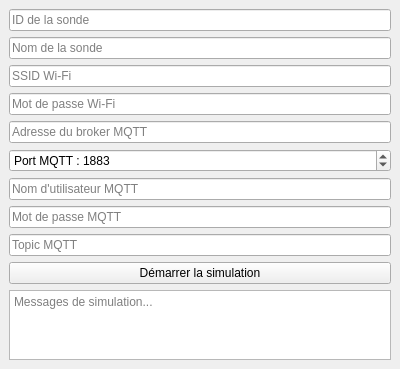
<?xml version="1.0" encoding="UTF-8"?>
<ui version="4.0">
 <class>ConfigWindow</class>
 <widget class="QMainWindow" name="ConfigWindow">
  <property name="geometry">
   <rect>
    <x>0</x>
    <y>0</y>
    <width>400</width>
    <height>300</height>
   </rect>
  </property>
  <property name="windowTitle">
   <string>ConfigWindow</string>
  </property>
  <widget class="QWidget" name="centralWidget">
   <layout class="QVBoxLayout">
    <item>
     <widget class="QLineEdit" name="idLineEdit">
      <property name="placeholderText">
       <string>ID de la sonde</string>
      </property>
     </widget>
    </item>
    <item>
     <widget class="QLineEdit" name="nameLineEdit">
      <property name="placeholderText">
       <string>Nom de la sonde</string>
      </property>
     </widget>
    </item>
    <item>
     <widget class="QLineEdit" name="wifiSSIDLineEdit">
      <property name="placeholderText">
       <string>SSID Wi-Fi</string>
      </property>
     </widget>
    </item>
    <item>
     <widget class="QLineEdit" name="wifiPasswordLineEdit">
      <property name="placeholderText">
       <string>Mot de passe Wi-Fi</string>
      </property>
     </widget>
    </item>
    <item>
     <widget class="QLineEdit" name="mqttBrokerLineEdit">
      <property name="placeholderText">
       <string>Adresse du broker MQTT</string>
      </property>
     </widget>
    </item>
    <item>
     <widget class="QSpinBox" name="mqttPortSpinBox">
      <property name="minimum">
       <number>1</number>
      </property>
      <property name="maximum">
       <number>65535</number>
      </property>
      <property name="value">
       <number>1883</number>
      </property>
      <property name="prefix">
       <string>Port MQTT : </string>
      </property>
     </widget>
    </item>
    <item>
     <widget class="QLineEdit" name="mqttUsernameLineEdit">
      <property name="placeholderText">
       <string>Nom d'utilisateur MQTT</string>
      </property>
     </widget>
    </item>
    <item>
     <widget class="QLineEdit" name="mqttPasswordLineEdit">
      <property name="placeholderText">
       <string>Mot de passe MQTT</string>
      </property>
     </widget>
    </item>
    <item>
     <widget class="QLineEdit" name="topicLineEdit">
      <property name="placeholderText">
       <string>Topic MQTT</string>
      </property>
     </widget>
    </item>
    <item>
     <widget class="QPushButton" name="startSimulationButton">
      <property name="text">
       <string>Démarrer la simulation</string>
      </property>
     </widget>
    </item>
    <item>
     <widget class="QTextEdit" name="outputTextEdit">
      <property name="readOnly">
       <bool>true</bool>
      </property>
      <property name="placeholderText">
       <string>Messages de simulation...</string>
      </property>
     </widget>
    </item>
   </layout>
  </widget>
 </widget>
 <connections/>
</ui>
